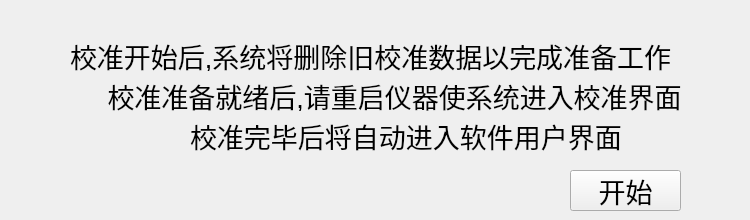
         <widget class="QWidget" name="page_47">
          <widget class="QPushButton" name="pushButton_ts_ca">
           <property name="geometry">
            <rect>
             <x>570</x>
             <y>170</y>
             <width>111</width>
             <height>41</height>
            </rect>
           </property>
           <property name="font">
            <font>
             <pointsize>20</pointsize>
            </font>
           </property>
           <property name="text">
            <string>开始</string>
           </property>
          </widget>
          <widget class="QLabel" name="label_48">
           <property name="geometry">
            <rect>
             <x>70</x>
             <y>40</y>
             <width>671</width>
             <height>31</height>
            </rect>
           </property>
           <property name="font">
            <font>
             <pointsize>20</pointsize>
            </font>
           </property>
           <property name="text">
            <string>校准开始后,系统将删除旧校准数据以完成准备工作</string>
           </property>
          </widget>
          <widget class="QLabel" name="label_50">
           <property name="geometry">
            <rect>
             <x>70</x>
             <y>80</y>
             <width>671</width>
             <height>31</height>
            </rect>
           </property>
           <property name="font">
            <font>
             <pointsize>20</pointsize>
            </font>
           </property>
           <property name="text">
            <string>     校准准备就绪后,请重启仪器使系统进入校准界面</string>
           </property>
          </widget>
          <widget class="QLabel" name="label_55">
           <property name="geometry">
            <rect>
             <x>70</x>
             <y>120</y>
             <width>671</width>
             <height>31</height>
            </rect>
           </property>
           <property name="font">
            <font>
             <pointsize>20</pointsize>
            </font>
           </property>
           <property name="text">
            <string>                校准完毕后将自动进入软件用户界面</string>
           </property>
          </widget>
         </widget>
